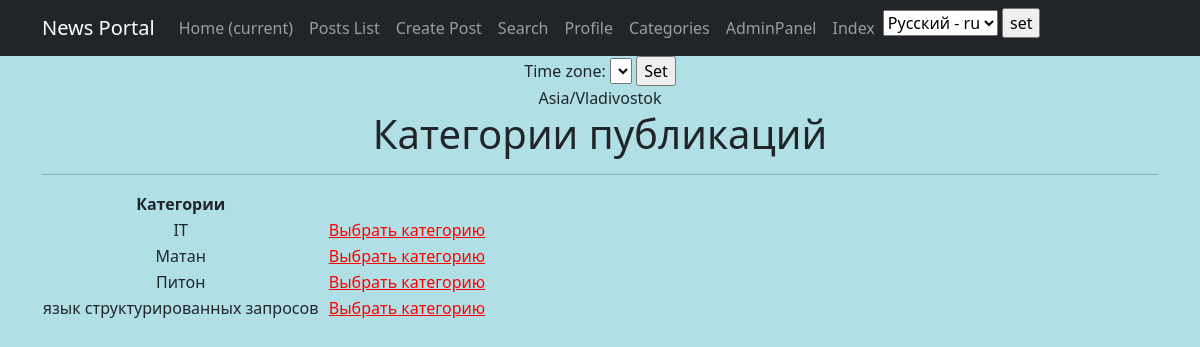
The app's page /posts/categories/ with its own data.
### news/models.py (models this page shows, shortened)
class Category(models.Model):
    name = models.CharField(max_length=64, unique=True)
    subscribers = models.ManyToManyField(User, through='CategorySubscribers')
    class Meta:
        verbose_name = 'Категория'
        verbose_name_plural = 'Категории'

### news/views.py (the view)
# urls.py: path('categories/', cache_page(60)(CategoryList.as_view()), name='categories'),
class CategoryList(ListView):
    model = Category  # указываем модель из которой берем объекты
    template_name = 'news/category_list.html'  # указываем имя шаблона, в котором написан html для отображения объектов модели
    context_object_name = 'categories'  # имя переменной, под которым будет передаваться объект в шаблон

### templates/news/category_list.html (shortened to what this page needs)
{% extends 'default.html' %}
{% load tz %}
{% load i18n %}
{% block content %}
<h1>{% trans "Категории публикаций" %}</h1>
  <hr>
<table>
    <thead>
    <th>
        <b> Категории &nbsp </b>
    </th>
    <th>
    </th>
    </thead>
    {% for category in categories %}
    <div class="model-class">
    <tr>
        <td>
            {{category.name}} &nbsp <br>
        </td>
        <td>
            <a href="{% url 'category_subscription' category.id %}" style="color:#FF0000">Выбрать категорию</a><br>
        </td>
    </tr>
    </div>
    {% endfor %}
</table>
{% endblock content %}

### records on screen
Category: name "IT"
Category: name "Матан"
Category: name "Питон"
Category: name "язык структурированных запросов"

### other values on screen
{{ TIME_ZONE }} "Asia/Vladivostok"
form field language "Русский - ru"
